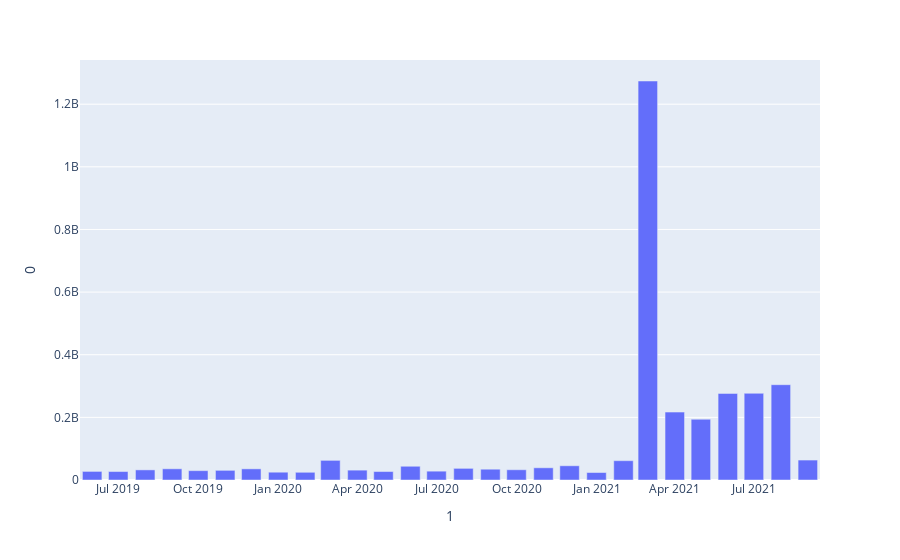

Notebook source saved alongside this figure:
### Code cell
# df_oub_line = df_oub_line.reset_index()
# df_oub_line['b'] = df_oub_line['b'].astype(str)+'01'

ex.bar(df_mid_out, x =1, y = 0)

### Figure 1 — Plotly figure (JSON) as saved in the notebook; plotly's stock layout.template omitted (floating-point values rounded to 4 significant figures)
{"data": [{"alignmentgroup": "True", "hovertemplate": "1=%{x}<br>0=%{y}<extra></extra>", "legendgroup": "", "marker": {"color": "#636efa"}, "name": "", "offsetgroup": "", "orientation": "v", "showlegend": false, "textposition": "auto", "type": "bar", "x": ["2019-06-01T00:00:00", "2019-07-01T00:00:00", "2019-08-01T00:00:00", "2019-09-01T00:00:00", "2019-10-01T00:00:00", "2019-11-01T00:00:00", "2019-12-01T00:00:00", "2020-01-01T00:00:00", "2020-02-01T00:00:00", "2020-03-01T00:00:00", "2020-04-01T00:00:00", "2020-05-01T00:00:00", "2020-06-01T00:00:00", "2020-07-01T00:00:00", "2020-08-01T00:00:00", "2020-09-01T00:00:00", "2020-10-01T00:00:00", "2020-11-01T00:00:00", "2020-12-01T00:00:00", "2021-01-01T00:00:00", "2021-02-01T00:00:00", "2021-03-01T00:00:00", "2021-04-01T00:00:00", "2021-05-01T00:00:00", "2021-06-01T00:00:00", "2021-07-01T00:00:00", "2021-08-01T00:00:00", "2021-09-01T00:00:00"], "xaxis": "x", "y": [27420482, 27028243, 32278020, 35761763, 29808820, 30850000.0, 35610000.0, 24910838, 24618874, 62722149, 31494809, 27006525, 43879038, 28193694, 37172751, 34456242, 32719517, 38979392, 45436955, 23860399, 61663725, 1274000000.0, 216846099, 194049318, 276400000.0, 276803899, 304315563, 63683333], "yaxis": "y"}], "layout": {"barmode": "relative", "legend": {"tracegroupgap": 0}, "margin": {"t": 60}, "xaxis": {"anchor": "y", "domain": [0, 1], "title": {"text": "1"}}, "yaxis": {"anchor": "x", "domain": [0, 1], "title": {"text": "0"}}}}
